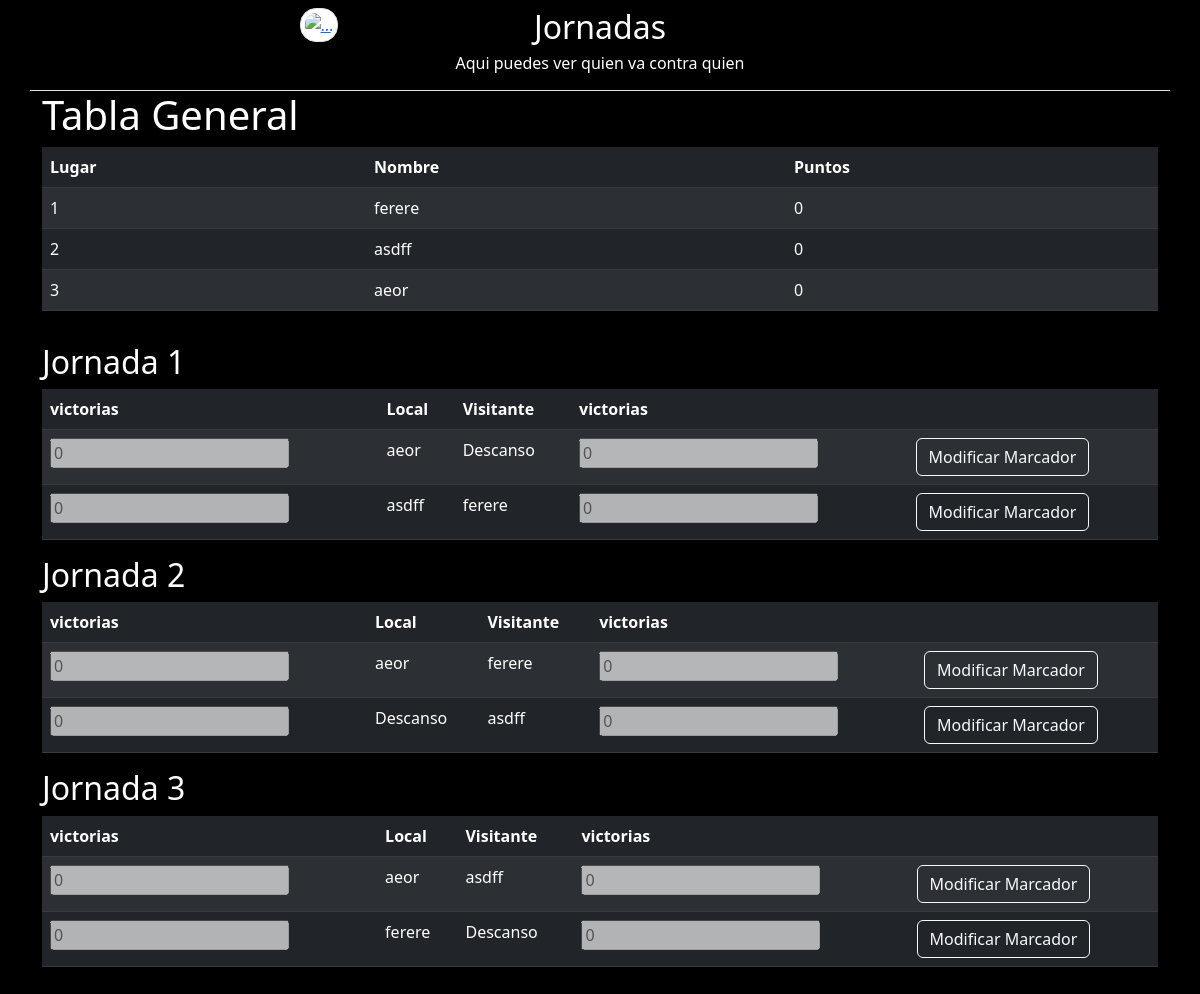
/view_tournament_journey/4, run on the app's committed database.
### team/models.py (models this page shows)
class TournamentJourney(models.Model):
    journey = models.IntegerField(default=0)
    local_gamer = models.CharField(max_length=140, default='')
    visitor_gamer = models.CharField(max_length=140, default='')
    tournament = models.ForeignKey(Tournament, on_delete=models.DO_NOTHING)
    wins_local_gamer = models.IntegerField(default=0)
    wins_visitor_gamer = models.IntegerField(default=0)
    active = models.BooleanField(default=True)

### team/views.py (the view)
def view_tournament_journey(request, pk):
    context = dict()
    if request.method == "POST":
        jornada = request.POST.get('jornada', False)
        local_gamer_marcador = request.POST.get('local_gamer_marcador', False)
        visitor_gamer_marcador = request.POST.get('visitor_gamer_marcador', False)
        TournamentJourney.objects.filter(tournament=pk,
                                         id=jornada).update(wins_local_gamer=local_gamer_marcador,
                                                                 wins_visitor_gamer=visitor_gamer_marcador)
        total_jugadores = len(TournamentGamer.objects.filter(tournament=pk, active=1))
        is_teams_list = total_jugadores
        flag_journey = 0
        list_jornadas = list()
        while flag_journey < is_teams_list:
            flag_journey += 1
            jornadas = list(TournamentJourney.objects.values().filter(tournament=pk, journey=flag_journey))
            list_jornadas.append(jornadas)
        tabla_general_data = tabla_general(pk)
        context['tabla_general'] = tabla_general_data
        context['jornadas'] = list_jornadas
        return render(request, 'view_tournament_journey.html', context)
    else:
        total_jugadores = len(TournamentGamer.objects.filter(tournament=pk, active=1))
        is_teams_list = total_jugadores
        flag_journey = 0
        list_jornadas = list()
        while flag_journey < is_teams_list:
            flag_journey += 1
            jornadas = list(TournamentJourney.objects.values().filter(tournament=pk, journey=flag_journey))
            list_jornadas.append(jornadas)
        tabla_general_data = tabla_general(pk)
        context['tabla_general'] = tabla_general_data
        context['jornadas'] = list_jornadas
        return render(request, 'view_tournament_journey.html', context)

### templates/view_tournament_journey.html (shortened to what this page needs)
<!doctype html>
<html lang="en">
<head>
    <link href="https://cdn.jsdelivr.net/npm/bootstrap@5.3.0-alpha3/dist/css/bootstrap.min.css" rel="stylesheet">
</head>
<body class="bg-black text-white">
    <div class="container">
        <div class="row text-center p-2 border-bottom">
            <div class="col-2 offset-2 ">
                <a href="{% url 'team:view_tournament'%}"><img src="https://cdn.discordapp.com/attachments/1061685560835571772/1095791422751391945/273029c8-e33c-4f49-93e6-2f70f7ef6f2d.jpg" class="img-thumbnail rounded-4" alt="..." style="height: 80px;" ></a>
            </div>
            <div class="col-4 text-center">
                <h2>Jornadas</h2>
                <h6>Aqui puedes ver quien va contra quien</h6>
            </div>
        </div>
        <div class="row">
            <div class="col-12">
                <h1>Tabla General</h1>
            </div>
            <div class="col-12">
                <table class="table table-dark table-striped text-white">
                    <thead>
                        <tr>
                            <th>Lugar</th>
                            <th>Nombre</th>
                            <th>Puntos</th>
                        </tr>
                    </thead>
                    <tbody>
                        {% for tg in tabla_general %}
                            <tr>
                                <td>{{ tg.lugar }}</td>
                                <td>{{ tg.gamer }}</td>
                                <td>{{ tg.points }}</td>
                            </tr>
                        {% endfor %}
                    </tbody>
                </table>
            </div>
        </div>
        <div class="row my-3">
            <div class="col-12">
                {% for jornada in jornadas %}
                    <h2>Jornada {{ forloop.counter }}</h2>
                    <form method="POST" class="mt-2">
                        <table class="table table-dark table-striped text-white">
                            <thead>
                                <tr>
                                    <th>victorias</th>
                                    <th>Local</th>
                                    <th>Visitante</th>
                                    <th>victorias</th>
                                    <th></th>
                                </tr>
                            </thead>
                            <tbody>
                                {% for data in jornada %}
                                    <tr>
                                        <td><input type="number" id="local_gamer_marcador_{{ data.id}}" name="local_gamer_marcador" value="{{ data.wins_local_gamer }}" disabled> </td>
                                        <td>{{ data.local_gamer }}</td>
                                        <td>{{ data.visitor_gamer }}</td>
                                        <td><input type="number" id="visitor_gamer_marcador_{{ data.id}}" name="visitor_gamer_marcador" value="{{ data.wins_visitor_gamer }}" disabled></td>
                                        <td  id="marcador_{{ data.id}}"><a class="btn btn-outline-light" onclick="f_modificar_marcador('{{ data.id}}')">Modificar Marcador</a></td>
                                    </tr>
                                {% endfor %}
                            </tbody>
                        </table>
                    </form>
                {% endfor %}
            </div>
        </div>
    </div>
</body>
</html>

### data on the page
TournamentJourney: lugar "2", gamer "asdff", points "0", local_gamer_marcador "0", local_gamer "Descanso", visitor_gamer "asdff", visitor_gamer_marcador "0"
TournamentJourney: lugar "3", gamer "aeor", points "0", local_gamer_marcador "0", local_gamer "aeor", visitor_gamer "asdff", visitor_gamer_marcador "0"
TournamentJourney: local_gamer_marcador "0", local_gamer "aeor", visitor_gamer "Descanso", visitor_gamer_marcador "0"
TournamentJourney: local_gamer_marcador "0", local_gamer "asdff", visitor_gamer "ferere", visitor_gamer_marcador "0"
TournamentJourney: local_gamer_marcador "0", local_gamer "aeor", visitor_gamer "ferere", visitor_gamer_marcador "0"
TournamentJourney: local_gamer_marcador "0", local_gamer "ferere", visitor_gamer "Descanso", visitor_gamer_marcador "0"

### other printed values
{{ tg.lugar }} "1"
{{ tg.gamer }} "ferere"
{{ tg.points }} "0"
